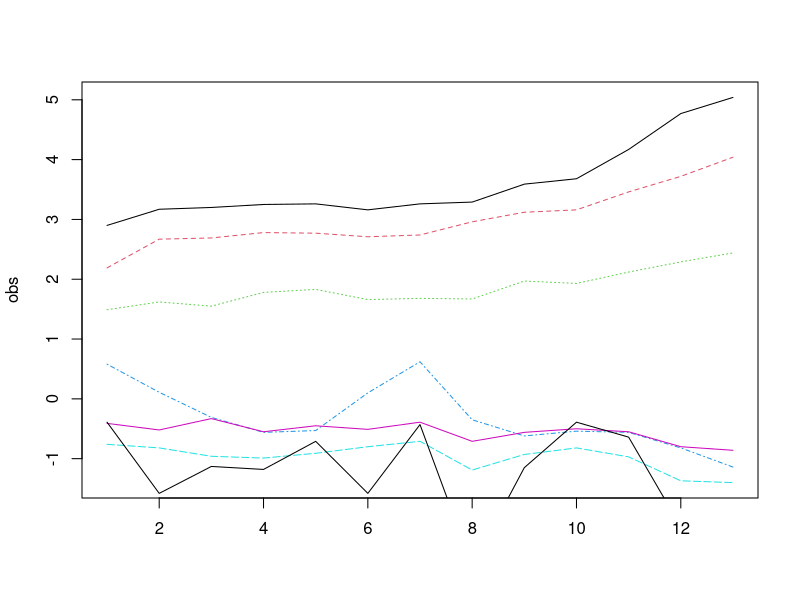

Write R code to recreate this figure. (Note: this script raises an error after producing the figure.)
## ---- chunk 1
library(Matrix)
## ---- chunk 2
data1<-read.csv("data/HW_3-1.csv")
obs<-as.matrix(data1[,-c(1,2,9,10)],nrow=13)
resp<-as.matrix(data1[,2],ncol=1)
obss<-scale(obs, scale=T)

matplot(obs,type="l")
points(1:13,resp,type="l")

#pls regression - cross-validated leave one out
reg1<-plsr(resp~obss,ncomp=6,validation="LOO",method="simpls",scale=T,x=T,y=T,model=T)
summary(reg1)
plot(reg1, "val", val.type="MSEP",estimate="CV", main="PLS, Scaled", col="red")
## ---- chunk 3
reg2<-plsr(resp~obss,ncomp=2,validation="LOO",method="simpls",scale=T,x=T,y=T,model=T)
summary(reg2)
#plot leverage vs studentized residuals
## ---- chunk 4
par(mfrow=c(2,2))
plot(reg2, "val", val.type="MSEP",estimate="CV", main="PLS, Scaled", col="red")
plot(reg2,"loadings", comps=1:6, main="PLS Loadings, Scaled")
plot(reg2,"scores", main="PLS Scores, Scaled", col="blue")
yfitted1<-reg1$fitted.values[,,2]
yfitted2<- reg2$fitted.values[,,2]
plot(yfitted1 ~ resp, xlab="Measured Level",ylab="Predicted Level", main="PLS Regression- Scaled",col="blue")
points(yfitted2 ~ resp,col="red")
points(yfitted3~resp,col="green")
abline(0,1,col="red")
## ---- chunk 5
par(mfrow=c(1,1),mar=c(2,2,2,2))
m<-matrix(c(1,2,3,3),2,2,byrow=TRUE)
layout(m,heights=c(.5,.5))

reg3<-plsr(resp~obs,ncomp=6,validation="LOO",method="simpls",scale=T,x=T,y=T,model=T)
yfitted3<- reg3$fitted.values[,,2]

matplot(1:13,resp,type="l",ylab="Level",xlab="Index",main="PLS Regression- Scaled")
matpoints(1:13,yfitted1,type="p",col="red",pch=1)
matpoints(1:13,yfitted2,type="p",col="blue", pch=1)
matpoints(1:13,yfitted3,type="p",col="green", pch=1)
matplot(1:13,reg2$residuals[,,6],type="l",ylab="Residuals",col="blue",xlab="Index",main="PLS Regression- Scaled")
abline(h=0, col="gray")
plot(reg2$coefficients[,,6]~seq(1:6),type="b",xlab="Variable No.", ylab="Coefficient", main="PLS Regression, Scaled",col="red")
abline(h=0, col="gray")
## ---- chunk 6
data2<-read.csv("data/HW_3-2.csv")
prop<-as.matrix(data2[,2:4],ncol=3)
attr<-as.matrix(data2[,5:10],ncol=6)



prop_s<-scale(prop)
attr_s<-scale(attr)
pca_prop_s<-prcomp(prop_s, center=F, scale=F)
pca_attr_s<-prcomp(attr_s, center=F, scale=F)
## ---- chunk 7
#PCA - scaled
par(mfrow=c(2,2))

#scores
plot(prop_s%*%pca_prop_s$rotation[,1:2], xlab=paste0("PC # 1 - ", 100*summary(pca_prop_s)[[6]][[2]],"%"), ylab=paste0("PC # 2 - ", 100*summary(pca_prop_s)[[6]][[5]],"%"), main="PCA of Cocoa Composition - Scaled",col=0,ylim=c(-2,2.5),xlim=c(-2,2))
text(prop_s%*%pca_prop_s$rotation[,1:2], labels=1:8)
plot(attr_s%*%pca_attr_s$rotation[,1:2], xlab=paste0("PC # 1 - ", 100*summary(pca_attr_s)[[6]][[2]],"%"), ylab=paste0("PC # 2 - ", 100*summary(pca_attr_s)[[6]][[5]],"%"), main="PCA of Cocoa Attributes - Scaled",col=0, ylim=c(-2,2.5),xlim=c(-2,2))
text(prop_s%*%pca_prop_s$rotation[,1:2], labels=1:8)

#loadings
plot(pca_prop_s$rotation[,1:2], xlab=paste0("PC # 1 - ", 100*summary(pca_prop_s)[[6]][[2]],"%"), ylab=paste0("PC # 2 - ", 100*summary(pca_prop_s)[[6]][[5]],"%"), main="PCA of Cocoa Composition - Scaled",xlim=c(-.8,.8),ylim=c(-.5,.8))
abline(v=0,h=0,col="grey")
text(pca_prop_s$rotation[,1:2], labels=colnames(prop),pos=c(1,4,2))

plot(pca_attr_s$rotation[,1:2], xlab=paste0("PC # 1 - ", 100*summary(pca_attr_s)[[6]][[2]],"%"), ylab=paste0("PC # 2 - ", 100*summary(pca_attr_s)[[6]][[5]],"%"), main="PCA of Cocoa Attributes - Scaled")
abline(v=0,h=0,col="grey")
text(pca_attr_s$rotation[,1:2], labels=colnames(attr),pos=c(4,2,2,4,4,4))
## ---- chunk 8
#RMSEP<-NULL
par(mfrow=c(2,3))
for(i in 1:6){
    
    #do pls-1 for each of 6 y variables
    #keep 2 lv
    #plot measured vs predicted for y 
    #make table of RMSECV (2 comp) vs assessment
reg1<-plsr(attr_s[,i]~prop_s,ncomp=2,validation="LOO",method="simpls",scale=T,x=T,y=T,model=T)
yfitted1<-reg1$fitted.values[,,2]
plot(yfitted1 ~ attr_s[,i], xlab="Measured Level",ylab="Predicted Level", main=paste0("PLS Regression- ",colnames(attr)[[i]]),col="blue")
abline(0,1,col="grey")
text(yfitted1~attr_s[,i],labels=1:8, pos=c(1,4,1,1,1,1,1,3))
}
## ---- chunk 9
data3<-read.csv("data/HW_3-3.csv")
data3[1,]
resp<-as.matrix(data3[,-c(247:250)],nrow=36)
prop<-as.matrix(data3[, c(247:250)],ncol=4)
qr(prop)
a<-qr(resp)
matplot(resp,type="l")
## ---- chunk 10
cal_resp<-resp[1:24,]
cal_resp_s<-scale(cal_resp,scale=T)
cal_prop<-prop[1:24,]
reg1<-plsr(cal_prop[,1]~cal_resp_s,validation="CV",method="simpls", segments=6,segments.type="random",scale=T,model=T,x=T,y=T )
yfitted1<- reg1$fitted.values[,,1]
yfitted2<- reg1$fitted.values[,,2]
yfitted3<- reg1$fitted.values[,,3]


matplot(1:13,resp,type="l",ylab="Level",xlab="Index",main="PLS Regression- Scaled")
matpoints(1:13,yfitted1,type="p",col="red",pch=1)
## ---- chunk 11
plot(reg1, "val", val.type="MSEP",estimate="CV", main="PLS, Scaled", col="red")
plot(reg1,"loadings", comps=1:3, main="PLS Loadings, Scaled")
plot(reg1,"scores", main="PLS Scores, Scaled", col="blue")
yfitted1<- reg1$fitted.values[,,3]
# when scale=TRUE, the fitted values are corrected
plot(yfitted1 ~ cal_prop[,1], xlab="Measured Level",ylab="Predicted Level", main="PLS Regression- Scaled")
abline(0,1,col="red")
index<-1:24
matplot(index,cal_prop[,1],type="l",ylab="Level",xlab="Index",main="Liquid-Fed Ceramic Melter: PLS Regression- Scaled")
matpoints(index,yfitted1,type="p",col="blue", pch=1)
matplot(index,reg1$residuals[,,3],type="l",ylab="Residuals",col="blue",xlab="Index",main="Liquid-Fed Ceramic Melter: PLS Regression- Scaled")
abline(h=0, col="gray")
plot(reg1$coefficients[,,3]~seq(1:246),type="b",xlab="Thermocouple No.", ylab="Coefficient", main="PLS Regression, Scaled",col="red")
abline(h=0, col="gray")
